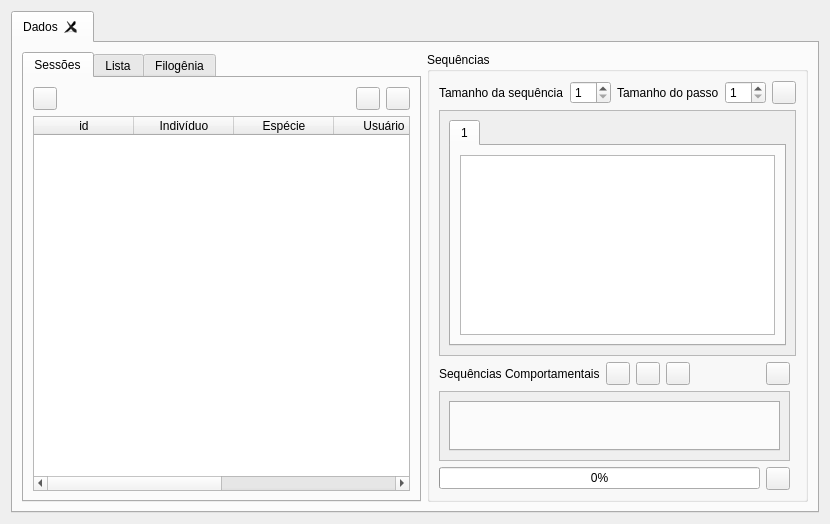
<?xml version="1.0" encoding="UTF-8"?>
<ui version="4.0">
 <class>Analysis</class>
 <widget class="QWidget" name="Analysis">
  <property name="geometry">
   <rect>
    <x>0</x>
    <y>0</y>
    <width>830</width>
    <height>524</height>
   </rect>
  </property>
  <property name="windowTitle">
   <string>Análise</string>
  </property>
  <layout class="QGridLayout" name="gridLayout">
   <item row="0" column="0">
    <widget class="QTabWidget" name="tab">
     <property name="currentIndex">
      <number>0</number>
     </property>
     <property name="usesScrollButtons">
      <bool>true</bool>
     </property>
     <property name="tabsClosable">
      <bool>true</bool>
     </property>
     <widget class="QWidget" name="tabData">
      <attribute name="title">
       <string>Dados</string>
      </attribute>
      <layout class="QGridLayout" name="gridLayout_4">
       <item row="0" column="1">
        <widget class="QGroupBox" name="configBox">
         <property name="title">
          <string>Sequências</string>
         </property>
         <layout class="QGridLayout" name="gridLayout_6">
          <item row="1" column="0" colspan="2">
           <widget class="QScrollArea" name="scrollArea">
            <property name="widgetResizable">
             <bool>true</bool>
            </property>
            <widget class="QWidget" name="scrollAreaWidgetContents">
             <property name="geometry">
              <rect>
               <x>0</x>
               <y>0</y>
               <width>378</width>
               <height>202</height>
              </rect>
             </property>
             <layout class="QVBoxLayout" name="verticalLayout">
              <item>
               <widget class="QTabWidget" name="seqBox">
                <property name="sizePolicy">
                 <sizepolicy hsizetype="Preferred" vsizetype="Preferred">
                  <horstretch>0</horstretch>
                  <verstretch>0</verstretch>
                 </sizepolicy>
                </property>
                <property name="minimumSize">
                 <size>
                  <width>0</width>
                  <height>100</height>
                 </size>
                </property>
                <property name="styleSheet">
                 <string notr="true"/>
                </property>
                <property name="usesScrollButtons">
                 <bool>true</bool>
                </property>
                <widget class="QWidget" name="seqBoxPage1">
                 <attribute name="title">
                  <string>1</string>
                 </attribute>
                 <layout class="QGridLayout" name="gridLayout_7">
                  <item row="0" column="0">
                   <widget class="QTableWidget" name="firstTable">
                    <property name="editTriggers">
                     <set>QAbstractItemView::NoEditTriggers</set>
                    </property>
                    <attribute name="horizontalHeaderVisible">
                     <bool>false</bool>
                    </attribute>
                    <attribute name="verticalHeaderVisible">
                     <bool>false</bool>
                    </attribute>
                   </widget>
                  </item>
                 </layout>
                </widget>
               </widget>
              </item>
             </layout>
            </widget>
           </widget>
          </item>
          <item row="0" column="0" colspan="2">
           <layout class="QHBoxLayout" name="horizontalLayout">
            <item>
             <widget class="QLabel" name="labelSizeSeq">
              <property name="text">
               <string>Tamanho da sequência</string>
              </property>
             </widget>
            </item>
            <item>
             <widget class="QSpinBox" name="sizeSeq">
              <property name="minimum">
               <number>1</number>
              </property>
             </widget>
            </item>
            <item>
             <spacer name="horizontalSpacer_2">
              <property name="orientation">
               <enum>Qt::Horizontal</enum>
              </property>
              <property name="sizeHint" stdset="0">
               <size>
                <width>40</width>
                <height>20</height>
               </size>
              </property>
             </spacer>
            </item>
            <item>
             <widget class="QLabel" name="label">
              <property name="text">
               <string>Tamanho do passo</string>
              </property>
             </widget>
            </item>
            <item>
             <widget class="QSpinBox" name="stepsSize">
              <property name="prefix">
               <string/>
              </property>
              <property name="minimum">
               <number>1</number>
              </property>
             </widget>
            </item>
            <item>
             <widget class="QToolButton" name="config">
              <property name="text">
               <string/>
              </property>
              <property name="icon">
               <iconset resource="resource.qrc">
                <normaloff>:/icons/gear24x24.png</normaloff>:/icons/gear24x24.png</iconset>
              </property>
             </widget>
            </item>
           </layout>
          </item>
          <item row="4" column="0">
           <widget class="QScrollArea" name="scrollArea_2">
            <property name="widgetResizable">
             <bool>true</bool>
            </property>
            <widget class="QWidget" name="scrollAreaWidgetContents_2">
             <property name="geometry">
              <rect>
               <x>0</x>
               <y>0</y>
               <width>368</width>
               <height>77</height>
              </rect>
             </property>
             <layout class="QGridLayout" name="gridLayout_8">
              <item row="0" column="0">
               <widget class="QTabWidget" name="tabSeq">
                <property name="currentIndex">
                 <number>-1</number>
                </property>
                <property name="usesScrollButtons">
                 <bool>true</bool>
                </property>
                <property name="tabsClosable">
                 <bool>true</bool>
                </property>
               </widget>
              </item>
             </layout>
            </widget>
           </widget>
          </item>
          <item row="2" column="0">
           <layout class="QHBoxLayout" name="horizontalLayout_2">
            <item>
             <widget class="QLabel" name="labelSeq">
              <property name="text">
               <string>Sequências Comportamentais</string>
              </property>
             </widget>
            </item>
            <item>
             <widget class="QToolButton" name="addSeq">
              <property name="toolTip">
               <string>Adicionar sequência.</string>
              </property>
              <property name="text">
               <string/>
              </property>
              <property name="icon">
               <iconset resource="resource.qrc">
                <normaloff>:/icons/add24x24.png</normaloff>:/icons/add24x24.png</iconset>
              </property>
             </widget>
            </item>
            <item>
             <widget class="QToolButton" name="statsSeq">
              <property name="toolTip">
               <string>Gráficos estatísticos.</string>
              </property>
              <property name="statusTip">
               <string>Estatísticas</string>
              </property>
              <property name="text">
               <string/>
              </property>
              <property name="icon">
               <iconset resource="resource.qrc">
                <normaloff>:/icons/stats24x24.png</normaloff>:/icons/stats24x24.png</iconset>
              </property>
             </widget>
            </item>
            <item>
             <widget class="QToolButton" name="hypNull">
              <property name="text">
               <string/>
              </property>
              <property name="icon">
               <iconset resource="resource.qrc">
                <normaloff>:/icons/h48x48.png</normaloff>:/icons/h48x48.png</iconset>
              </property>
             </widget>
            </item>
            <item>
             <spacer name="horizontalSpacer">
              <property name="orientation">
               <enum>Qt::Horizontal</enum>
              </property>
              <property name="sizeHint" stdset="0">
               <size>
                <width>40</width>
                <height>20</height>
               </size>
              </property>
             </spacer>
            </item>
            <item>
             <widget class="QToolButton" name="genSeq">
              <property name="toolTip">
               <string>Gerar estatística para todas as sequência.</string>
              </property>
              <property name="statusTip">
               <string>Gerar estatística para todas as sequências.</string>
              </property>
              <property name="whatsThis">
               <string/>
              </property>
              <property name="text">
               <string/>
              </property>
              <property name="icon">
               <iconset resource="resource.qrc">
                <normaloff>:/icons/p48x48.png</normaloff>:/icons/p48x48.png</iconset>
              </property>
             </widget>
            </item>
           </layout>
          </item>
          <item row="6" column="0">
           <layout class="QHBoxLayout" name="horizontalLayout_3">
            <item>
             <widget class="QProgressBar" name="progressBar">
              <property name="value">
               <number>0</number>
              </property>
              <property name="alignment">
               <set>Qt::AlignCenter</set>
              </property>
              <property name="format">
               <string>%p%</string>
              </property>
             </widget>
            </item>
            <item>
             <widget class="QToolButton" name="cancelProcess">
              <property name="text">
               <string/>
              </property>
              <property name="icon">
               <iconset resource="resource.qrc">
                <normaloff>:/icons/remove16x16.png</normaloff>:/icons/remove16x16.png</iconset>
              </property>
             </widget>
            </item>
           </layout>
          </item>
         </layout>
        </widget>
       </item>
       <item row="0" column="0">
        <widget class="QTabWidget" name="groupSession">
         <property name="sizePolicy">
          <sizepolicy hsizetype="Preferred" vsizetype="Preferred">
           <horstretch>0</horstretch>
           <verstretch>0</verstretch>
          </sizepolicy>
         </property>
         <property name="currentIndex">
          <number>0</number>
         </property>
         <widget class="QWidget" name="groupSessionPage1">
          <attribute name="title">
           <string>Sessões</string>
          </attribute>
          <layout class="QGridLayout" name="gridLayout_3">
           <property name="sizeConstraint">
            <enum>QLayout::SetMinimumSize</enum>
           </property>
           <item row="0" column="3">
            <widget class="QToolButton" name="removeSession">
             <property name="statusTip">
              <string>Remover Sessão</string>
             </property>
             <property name="text">
              <string/>
             </property>
             <property name="icon">
              <iconset resource="resource.qrc">
               <normaloff>:/icons/remove16x16.png</normaloff>:/icons/remove16x16.png</iconset>
             </property>
            </widget>
           </item>
           <item row="0" column="2">
            <widget class="QToolButton" name="addSession">
             <property name="statusTip">
              <string>Adicionar Sessão</string>
             </property>
             <property name="text">
              <string/>
             </property>
             <property name="icon">
              <iconset resource="resource.qrc">
               <normaloff>:/icons/add16x16.png</normaloff>:/icons/add16x16.png</iconset>
             </property>
            </widget>
           </item>
           <item row="1" column="0" colspan="4">
            <widget class="QTableWidget" name="sessions">
             <property name="sizePolicy">
              <sizepolicy hsizetype="Expanding" vsizetype="Expanding">
               <horstretch>0</horstretch>
               <verstretch>0</verstretch>
              </sizepolicy>
             </property>
             <property name="horizontalScrollBarPolicy">
              <enum>Qt::ScrollBarAlwaysOn</enum>
             </property>
             <property name="sizeAdjustPolicy">
              <enum>QAbstractScrollArea::AdjustToContents</enum>
             </property>
             <property name="editTriggers">
              <set>QAbstractItemView::NoEditTriggers</set>
             </property>
             <property name="alternatingRowColors">
              <bool>true</bool>
             </property>
             <property name="selectionMode">
              <enum>QAbstractItemView::ExtendedSelection</enum>
             </property>
             <property name="selectionBehavior">
              <enum>QAbstractItemView::SelectRows</enum>
             </property>
             <property name="horizontalScrollMode">
              <enum>QAbstractItemView::ScrollPerItem</enum>
             </property>
             <attribute name="horizontalHeaderMinimumSectionSize">
              <number>10</number>
             </attribute>
             <attribute name="horizontalHeaderStretchLastSection">
              <bool>true</bool>
             </attribute>
             <attribute name="verticalHeaderVisible">
              <bool>false</bool>
             </attribute>
             <column>
              <property name="text">
               <string>id</string>
              </property>
             </column>
             <column>
              <property name="text">
               <string>Indivíduo</string>
              </property>
             </column>
             <column>
              <property name="text">
               <string>Espécie</string>
              </property>
             </column>
             <column>
              <property name="text">
               <string>Usuário</string>
              </property>
             </column>
             <column>
              <property name="text">
               <string>Data</string>
              </property>
             </column>
             <column>
              <property name="text">
               <string>Descrição</string>
              </property>
             </column>
            </widget>
           </item>
           <item row="0" column="1">
            <spacer name="horizontalSpacer_3">
             <property name="orientation">
              <enum>Qt::Horizontal</enum>
             </property>
             <property name="sizeHint" stdset="0">
              <size>
               <width>40</width>
               <height>20</height>
              </size>
             </property>
            </spacer>
           </item>
           <item row="0" column="0">
            <widget class="QToolButton" name="statsSession">
             <property name="statusTip">
              <string>Estatísticas</string>
             </property>
             <property name="text">
              <string/>
             </property>
             <property name="icon">
              <iconset resource="resource.qrc">
               <normaloff>:/icons/stats24x24.png</normaloff>:/icons/stats24x24.png</iconset>
             </property>
            </widget>
           </item>
          </layout>
         </widget>
         <widget class="QWidget" name="tabListSession">
          <attribute name="title">
           <string>Lista</string>
          </attribute>
          <layout class="QGridLayout" name="gridLayout_5">
           <item row="1" column="0" colspan="3">
            <widget class="QTabWidget" name="tabSequence">
             <property name="currentIndex">
              <number>0</number>
             </property>
             <widget class="QWidget" name="tab_3">
              <attribute name="title">
               <string>Sequência</string>
              </attribute>
              <layout class="QGridLayout" name="gridLayout_2">
               <item row="0" column="0">
                <widget class="QListWidget" name="sequence"/>
               </item>
              </layout>
             </widget>
             <widget class="QWidget" name="tab_4">
              <attribute name="title">
               <string>Aleatorizados</string>
              </attribute>
              <layout class="QGridLayout" name="gridLayout_9">
               <item row="0" column="0">
                <widget class="QTableWidget" name="tableRandom"/>
               </item>
              </layout>
             </widget>
            </widget>
           </item>
           <item row="0" column="0">
            <widget class="QToolButton" name="showGraph">
             <property name="statusTip">
              <string>Exibir grafo</string>
             </property>
             <property name="text">
              <string/>
             </property>
             <property name="icon">
              <iconset resource="resource.qrc">
               <normaloff>:/icons/net24x24.png</normaloff>:/icons/net24x24.png</iconset>
             </property>
            </widget>
           </item>
           <item row="0" column="1">
            <widget class="QToolButton" name="makeRandom">
             <property name="text">
              <string/>
             </property>
             <property name="icon">
              <iconset resource="resource.qrc">
               <normaloff>:/icons/dice32x32.png</normaloff>:/icons/dice32x32.png</iconset>
             </property>
            </widget>
           </item>
          </layout>
         </widget>
         <widget class="QWidget" name="tabPhylo">
          <attribute name="title">
           <string>Filogênia</string>
          </attribute>
          <layout class="QGridLayout" name="gridLayout_10">
           <item row="0" column="0" colspan="3">
            <widget class="QGroupBox" name="groupBox">
             <property name="title">
              <string/>
             </property>
             <layout class="QGridLayout" name="gridLayout_11">
              <item row="0" column="1">
               <widget class="QToolButton" name="spcUP">
                <property name="text">
                 <string/>
                </property>
                <property name="icon">
                 <iconset resource="resource.qrc">
                  <normaloff>:/icons/up16x16.png</normaloff>:/icons/up16x16.png</iconset>
                </property>
               </widget>
              </item>
              <item row="1" column="1">
               <widget class="QToolButton" name="spcDOWN">
                <property name="text">
                 <string/>
                </property>
                <property name="icon">
                 <iconset resource="resource.qrc">
                  <normaloff>:/icons/down16x16.png</normaloff>:/icons/down16x16.png</iconset>
                </property>
               </widget>
              </item>
              <item row="2" column="1">
               <spacer name="verticalSpacer_2">
                <property name="orientation">
                 <enum>Qt::Vertical</enum>
                </property>
                <property name="sizeHint" stdset="0">
                 <size>
                  <width>20</width>
                  <height>40</height>
                 </size>
                </property>
               </spacer>
              </item>
              <item row="0" column="0" rowspan="3">
               <widget class="QTableWidget" name="speciesTable">
                <property name="editTriggers">
                 <set>QAbstractItemView::NoEditTriggers</set>
                </property>
                <property name="dragEnabled">
                 <bool>true</bool>
                </property>
                <property name="dragDropOverwriteMode">
                 <bool>false</bool>
                </property>
                <property name="dragDropMode">
                 <enum>QAbstractItemView::InternalMove</enum>
                </property>
                <property name="alternatingRowColors">
                 <bool>true</bool>
                </property>
                <property name="selectionMode">
                 <enum>QAbstractItemView::ExtendedSelection</enum>
                </property>
                <property name="selectionBehavior">
                 <enum>QAbstractItemView::SelectRows</enum>
                </property>
                <attribute name="horizontalHeaderStretchLastSection">
                 <bool>true</bool>
                </attribute>
                <attribute name="verticalHeaderVisible">
                 <bool>false</bool>
                </attribute>
                <column>
                 <property name="text">
                  <string>Espécies</string>
                 </property>
                </column>
               </widget>
              </item>
             </layout>
            </widget>
           </item>
           <item row="1" column="0" colspan="3">
            <layout class="QGridLayout" name="gridLayout_13">
             <item row="0" column="1">
              <widget class="QSpinBox" name="mtxIntervals">
               <property name="sizePolicy">
                <sizepolicy hsizetype="Maximum" vsizetype="Fixed">
                 <horstretch>0</horstretch>
                 <verstretch>0</verstretch>
                </sizepolicy>
               </property>
               <property name="alignment">
                <set>Qt::AlignRight|Qt::AlignTrailing|Qt::AlignVCenter</set>
               </property>
               <property name="minimum">
                <number>1</number>
               </property>
              </widget>
             </item>
             <item row="0" column="3">
              <spacer name="horizontalSpacer_4">
               <property name="orientation">
                <enum>Qt::Horizontal</enum>
               </property>
               <property name="sizeHint" stdset="0">
                <size>
                 <width>40</width>
                 <height>20</height>
                </size>
               </property>
              </spacer>
             </item>
             <item row="0" column="5">
              <widget class="QToolButton" name="showMtx">
               <property name="text">
                <string/>
               </property>
               <property name="icon">
                <iconset resource="resource.qrc">
                 <normaloff>:/icons/stats24x24.png</normaloff>:/icons/stats24x24.png</iconset>
               </property>
              </widget>
             </item>
             <item row="0" column="0">
              <widget class="QLabel" name="label_2">
               <property name="text">
                <string>Intervalos</string>
               </property>
              </widget>
             </item>
             <item row="0" column="2">
              <widget class="QCheckBox" name="absValMtx">
               <property name="text">
                <string>Valores Absolutos</string>
               </property>
              </widget>
             </item>
            </layout>
           </item>
           <item row="2" column="0" colspan="3">
            <layout class="QHBoxLayout" name="horizontalLayout_4">
             <item>
              <widget class="QProgressBar" name="progressPhylo">
               <property name="value">
                <number>0</number>
               </property>
              </widget>
             </item>
             <item>
              <widget class="QToolButton" name="stopMtx">
               <property name="text">
                <string/>
               </property>
               <property name="icon">
                <iconset resource="resource.qrc">
                 <normaloff>:/icons/remove24x24.png</normaloff>:/icons/remove24x24.png</iconset>
               </property>
              </widget>
             </item>
            </layout>
           </item>
          </layout>
         </widget>
        </widget>
       </item>
      </layout>
     </widget>
    </widget>
   </item>
  </layout>
 </widget>
 <tabstops>
  <tabstop>tab</tabstop>
  <tabstop>addSession</tabstop>
  <tabstop>removeSession</tabstop>
  <tabstop>sessions</tabstop>
  <tabstop>sizeSeq</tabstop>
  <tabstop>scrollArea</tabstop>
  <tabstop>seqBox</tabstop>
  <tabstop>firstTable</tabstop>
  <tabstop>scrollArea_2</tabstop>
 </tabstops>
 <resources>
  <include location="resource.qrc"/>
  <include location="resource.qrc"/>
 </resources>
 <connections/>
</ui>
